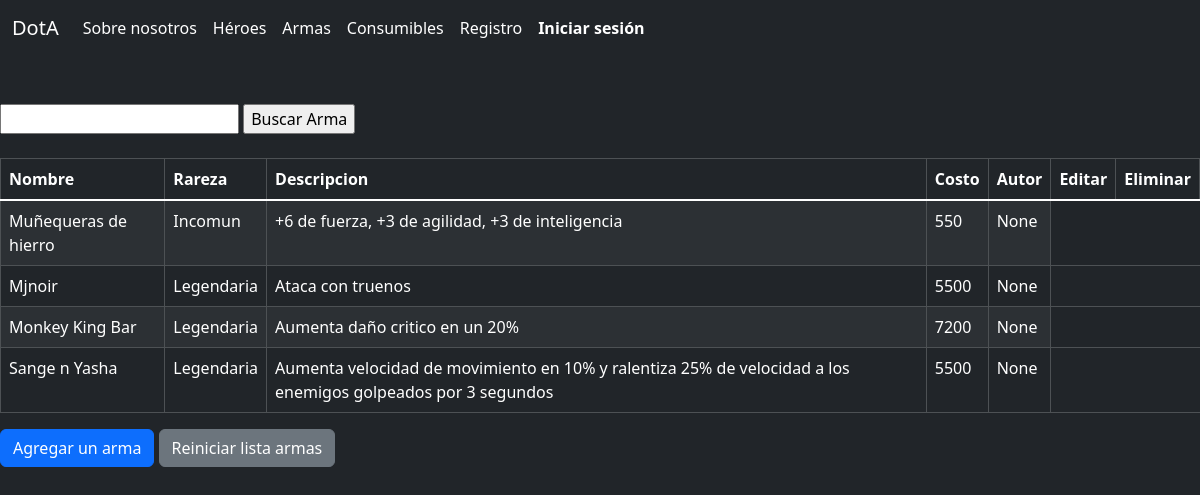
Page /preentrega3/armas/ on the earlier database version.
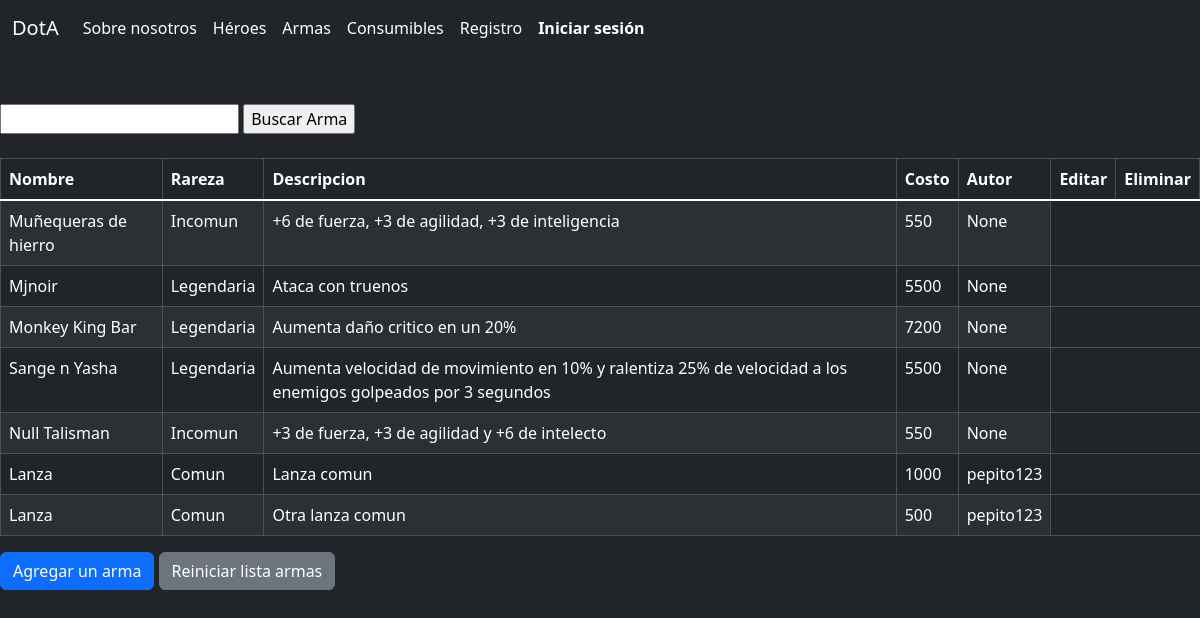
Same page on the later database version.
### preentrega3/models.py (models this page shows, shortened)
class Arma(models.Model):
    nombre = models.CharField(max_length=32)
    rareza = models.CharField(max_length=16)
    descripcion = models.CharField(max_length=256)
    costo = models.IntegerField(default=1000)
    creador = models.ForeignKey(User, on_delete = models.SET_NULL, null = True)

### preentrega3/views.py (the view)
# urls.py: path('armas/', lista_armas, name="armas"),
def lista_armas(request):
    context = {
        'armas' : Arma.objects.all()
    }
    http_response = render(
        request = request,
        template_name= 'preentrega3/lista-armas.html',
        context= context
    )
    return http_response

### preentrega3/templates/preentrega3/lista-armas.html (shortened to what this page needs)
{% extends "layout.html" %}
{% block main %}
    <br><br>
    <form action="{% url 'buscar-arma' %}" method="post">
        <input type="text" name="busqueda">
        <input type="submit" value="Buscar Arma">
    </form>
    <br>
    <table class="table table-dark table-striped table-hover table-bordered">
        <thead>
            <tr>
                <th scope="col">Nombre</th>
                <th scope="col">Rareza</th>
                <th scope="col">Descripcion</th>
                <th scope="col">Costo</th>
                <th scope="col">Autor</th>
                <th scope="col">Editar</th>
                <th scope="col">Eliminar</th>
            </tr>
        </thead>
        <tbody class="table-group-divider">
            {% for arma in armas %}
            <tr>
                <td>{{arma.nombre}}</td>
                <td>{{arma.rareza}}</td>
                <td>{{arma.descripcion}}</td>
                <td>{{arma.costo}}</td>
                <td>{{arma.creador}}</td>
            </tr>
            {% endfor %}
        </tbody>
    </table>
    <a class="btn btn-primary" href="{% url 'crear-arma' %}" role="button">Agregar un arma</a>
    <a class="btn btn-secondary" href="{% url 'armas' %}" role="button">Reiniciar lista armas</a>
{% endblock main %}

Differences in the rows shown:
added Arma: nombre "Null Talisman", rareza "Incomun", descripcion "+3 de fuerza, +3 de agilidad y +6 de intelecto", costo "550", creador "None"
added Arma: nombre "Lanza", rareza "Comun", descripcion "Lanza comun", costo "1000", creador "pepito123"
added Arma: nombre "Lanza", rareza "Comun", descripcion "Otra lanza comun", costo "500", creador "pepito123"
